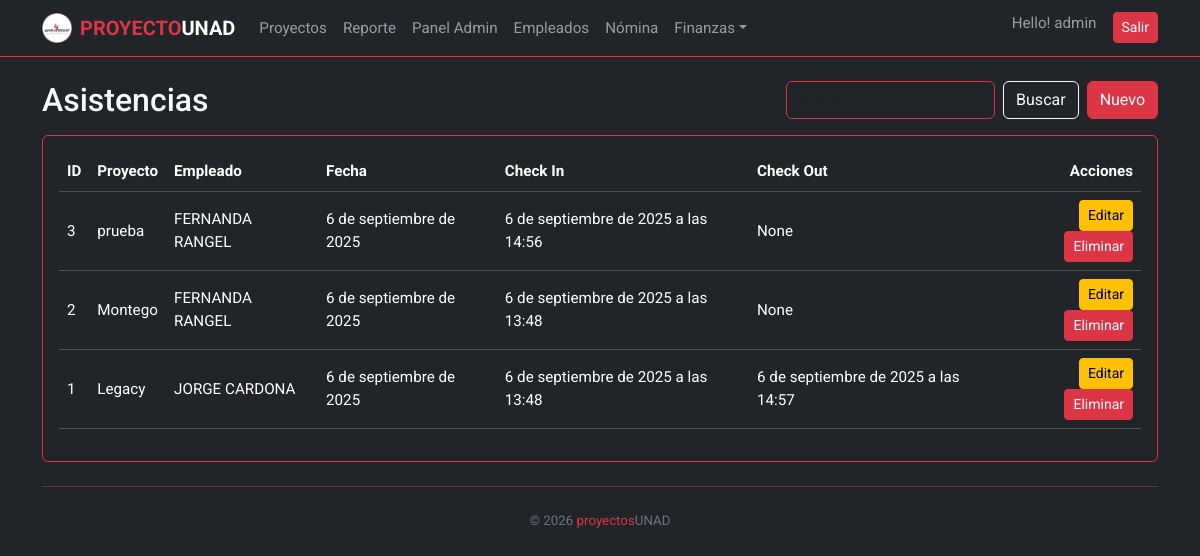
/backoffice/attendance/ (signed in), run on the app's committed database.
### attendance/models.py (models this page shows, shortened)
class Attendance(models.Model):
    project = models.ForeignKey(Project, on_delete=models.PROTECT, verbose_name="Proyecto")
    employee = models.ForeignKey(Employee, on_delete=models.PROTECT, verbose_name="Empleado")
    date = models.DateField("Fecha", default=timezone.localdate)
    check_in = models.DateTimeField("Hora ingreso", blank=True, null=True)
    check_out = models.DateTimeField("Hora salida", blank=True, null=True)
    evidence_photo = models.ImageField("Foto constancia", upload_to=evidence_upload_path, blank=True, null=True)
    notes = models.CharField("Observaciones", max_length=200, blank=True)
    manual_minutes = models.PositiveIntegerField(
        null=True, blank=True,
        help_text="Override de minutos netos (ya con reglas aplicadas)."
    )
    manual_note = models.CharField("Motivo ajuste", max_length=200, blank=True)
    class Meta:
        unique_together = ("project", "employee", "date")
        ordering = ["-date", "project__name", "employee__full_name"]

class Project(models.Model):
    name = models.CharField("Proyecto", max_length=120, unique=True)
    slug = models.SlugField(max_length=140, unique=True, blank=True)
    supervisors = models.ManyToManyField(User, related_name="supervised_projects", blank=True)
    employees = models.ManyToManyField("Employee", related_name="projects", blank=True)
    contract_value = models.DecimalField(
        "Valor del contrato (USD)",
        max_digits=12, decimal_places=2,
        default=Decimal("0.00"),
        validators=[MinValueValidator(Decimal("0.00"))],
    )
    qr_secret = models.CharField(max_length=64, default=secrets.token_urlsafe, editable=False)
    class Meta:
        ordering = ["name"]
    def __str__(self):
        return self.name

class Employee(models.Model):
    full_name = models.CharField("Nombre completo", max_length=150)
    position = models.CharField("Cargo", max_length=100, blank=True)
    hourly_rate = models.DecimalField(
        "Tarifa por hora (USD)",
        max_digits=7, decimal_places=2,
        default=Decimal("0.00"),
        validators=[MinValueValidator(Decimal("0.00"))]
    )
    active = models.BooleanField(default=True)
    class Meta:
        ordering = ["full_name"]
    def __str__(self):
        return self.full_name

### attendance/backoffice_views.py (the view)
# urls.py: path("backoffice/attendance/", bo.bo_attendance_list, name="bo_attendance_list"),
@login_required
@user_passes_test(is_admin_user)
def bo_attendance_list(request):
    return backoffice_list(
        request,
        model=Attendance,
        template_name="backoffice/attendance_list.html",
        search_fields=["employee__full_name", "project__name"],
        extra_context={"title": "Asistencias"},
    )

### attendance/backoffice_views.py (called while the page is built)
def is_admin_user(user):
    return user.is_authenticated and (user.is_superuser or user.is_staff)

def backoffice_list(
    request,
    model,
    template_name,
    context_name="items",
    search_fields=None,
    extra_context=None,
):
    qs = model.objects.all().order_by("-id")
    q = request.GET.get("q", "").strip()
    if q and search_fields:
        query = Q()
        for field in search_fields:
            query |= Q(**{f"{field}__icontains": q})
        qs = qs.filter(query)
    context = {
        context_name: qs,
        "q": q,
    }
    if extra_context:
        context.update(extra_context)
    return render(request, template_name, context)

### attendance/templates/backoffice/attendance_list.html (shortened to what this page needs)
{% extends "attendance/base.html" %}
{% block content %}
{% include "backoffice/partials/header.html" with title="Asistencias" new_url="bo_attendance_create" %}
<div class="card bg-dark border-danger">
  <div class="card-body">
    <div class="table-responsive">
      <table class="table table-dark table-hover align-middle">
        <thead>
          <tr>
            <th>ID</th>
            <th>Proyecto</th>
            <th>Empleado</th>
            <th>Fecha</th>
            <th>Check In</th>
            <th>Check Out</th>
            <th class="text-end">Acciones</th>
          </tr>
        </thead>
        <tbody>
          {% for item in items %}
          <tr>
            <td>{{ item.id }}</td>
            <td>{{ item.project }}</td>
            <td>{{ item.employee }}</td>
            <td>{{ item.date }}</td>
            <td>{{ item.check_in }}</td>
            <td>{{ item.check_out }}</td>
            <td class="text-end">
              <a href="{% url 'bo_attendance_edit' item.id %}" class="btn btn-sm btn-warning">Editar</a>
              <a href="{% url 'bo_attendance_delete' item.id %}" class="btn btn-sm btn-danger">Eliminar</a>
            </td>
          </tr>
          {% empty %}
          <tr><td colspan="7" class="text-center">No hay registros.</td></tr>
          {% endfor %}
        </tbody>
      </table>
    </div>
  </div>
</div>
{% endblock %}

### attendance/templates/attendance/base.html (shortened to what this page needs)
<!doctype html>
<html lang="es">
<head>
  {% load static %}
  <link href="https://cdn.jsdelivr.net/npm/bootstrap@5.3.3/dist/css/bootstrap.min.css" rel="stylesheet">
</head>
<body class="bg-dark text-light">
{% if not kiosk %}
<nav class="navbar navbar-expand-lg navbar-dark bg-dark border-bottom border-danger mb-4">
  <div class="container">
    <a class="navbar-brand fw-bold d-flex align-items-center" href="{% url 'dashboard' %}">
      <img src="{% static 'img/LOGO_PERFIL_AMBU_GROUP.png' %}" alt="AmbuGroup" class="logo-rotating">
      <span><span class="text-danger">PROYECTO</span>UNAD</span>
    </a>
    <div class="collapse navbar-collapse" id="mainNav">
      <ul class="navbar-nav me-auto mb-2 mb-lg-0">
        <li class="nav-item"><a class="nav-link" href="{% url 'dashboard' %}">Proyectos</a></li>
        <li class="nav-item"><a class="nav-link" href="{% url 'report' %}">Reporte</a></li>
        {% if request.user.is_authenticated and request.user.is_superuser %}
          <li class="nav-item"><a class="nav-link" href="{% url 'backoffice' %}">Panel Admin</a></li>
          <li class="nav-item"><a class="nav-link" href="{% url 'employee_list' %}">Empleados</a></li>
          <li class="nav-item"><a class="nav-link" href="{% url 'payroll_list' %}">Nómina</a></li>
          <li class="nav-item dropdown">
            <a class="nav-link dropdown-toggle" href="#" data-bs-toggle="dropdown" role="button">Finanzas</a>
          </li>
        {% endif %}
      </ul>
      <ul class="navbar-nav ms-auto">
        {% if request.user.is_authenticated %}
          <li class="nav-item">
            <span class="navbar-text me-3">Hello! {{ request.user.get_username }}</span>
          </li>
          <li class="nav-item">
            <form method="post" action="{% url 'logout' %}" class="d-inline">
              <button type="submit" class="btn btn-sm btn-danger">Salir</button>
            </form>
          </li>
        {% else %}
          <li class="nav-item">
            <a class="btn btn-sm btn-danger" href="{% url 'login' %}">Ingresar</a>
          </li>
        {% endif %}
      </ul>
    </div>
  </div>
</nav>
{% endif %}
<div class="container">
  {% block content %}{% endblock %}
  {% if not kiosk %}
    <hr class="border-danger opacity-50 my-4">
    <footer class="pb-3 text-center text-secondary small">
      © {{ now|default:2026}} <span class="text-danger">proyectos</span>UNAD
    </footer>
  {% endif %}
</div>
</body>
</html>

### attendance/templates/attendance/base.html (style rules this page uses)
:root { --bs-body-font-family: 'Roboto', sans-serif; --bs-body-font-size: 0.95rem; --bs-body-font-weight: 400; --bs-body-line-height: 1.5; }
body { font-family: var(--bs-body-font-family) !important; font-size: var(--bs-body-font-size) !important; font-weight: var(--bs-body-font-weight) !important; line-height: var(--bs-body-line-height) !important; }
.logo-rotating { width: 30px; height: 30px; margin-right: 8px; animation: spin 5s linear infinite; transform-style: preserve-3d; }

### data on the page
Attendance: id "3", project "prueba", employee "FERNANDA RANGEL", date "6 de septiembre de 2025", check_in "6 de septiembre de 2025 a las 14:56", check_out "None"
Attendance: id "2", project "Montego", employee "FERNANDA RANGEL", date "6 de septiembre de 2025", check_in "6 de septiembre de 2025 a las 13:48", check_out "None"
Attendance: id "1", project "Legacy", employee "JORGE CARDONA", date "6 de septiembre de 2025", check_in "6 de septiembre de 2025 a las 13:48", check_out "6 de septiembre de 2025 a las 14:57"

### other printed values
{{ request.user.get_username }} "admin"
{{ title }} "Asistencias"
{{ now|default:2026 }} "2026"
